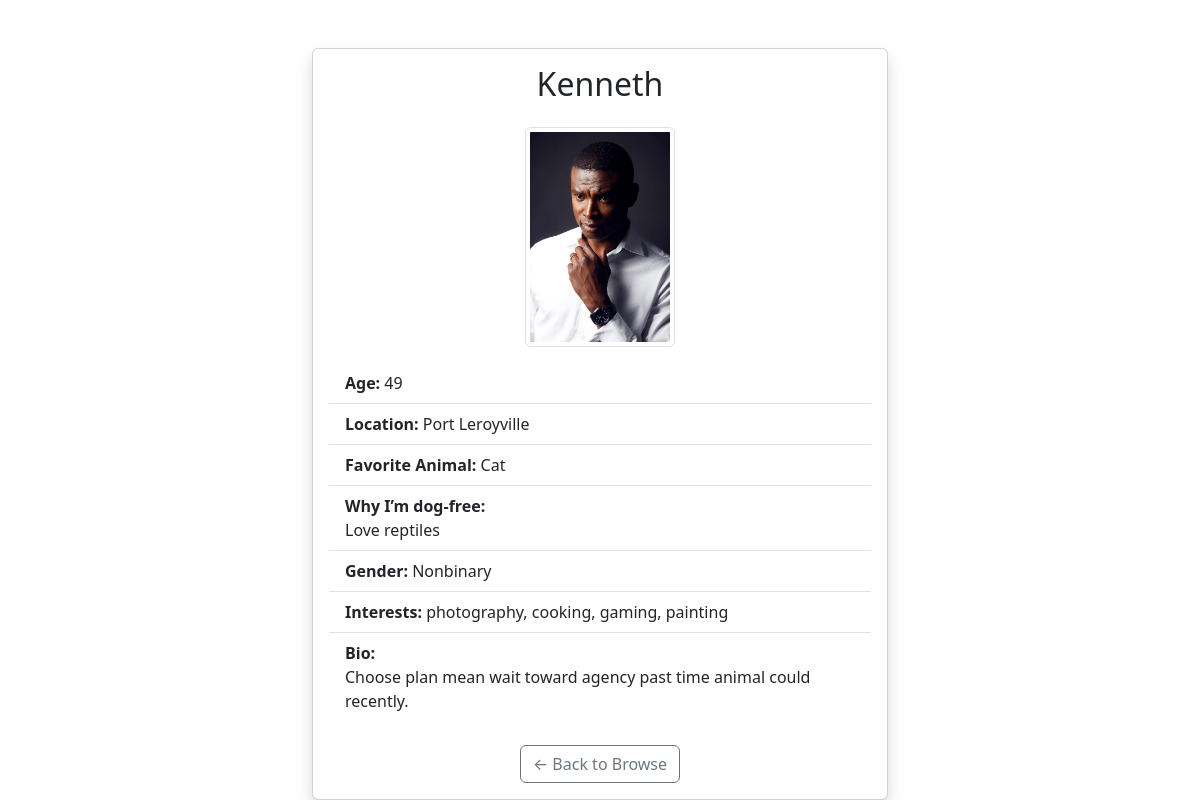
The page /user/testuser002 (signed in) on the database its author committed.
### tables this page shows
CREATE TABLE users (
        id INTEGER PRIMARY KEY AUTOINCREMENT,
        username TEXT UNIQUE NOT NULL,
        password TEXT NOT NULL,
        display_name TEXT,
        age INTEGER,
        location TEXT,
        favorite_animal TEXT,
        dog_free_reason TEXT,
        profile_pic TEXT,
        bio TEXT,
        gender TEXT,
        interests TEXT,
        main_tag TEXT,
        tags TEXT
    , gallery_image_1 TEXT, gallery_image_2 TEXT, gallery_image_3 TEXT, gallery_image_4 TEXT, gallery_image_5 TEXT);

### app.py (the view)
@app.route("/user/<username>")
def view_user_profile(username):
    if "username" not in session:
        return redirect(url_for("login"))
    conn = sqlite3.connect("users.db")
    c = conn.cursor()
    c.execute("""
        SELECT display_name, age, location, favorite_animal,
               dog_free_reason, profile_pic, bio, gender,
               interests, main_tag, tags,
               gallery_image_1, gallery_image_2, gallery_image_3,
               gallery_image_4, gallery_image_5
        FROM users WHERE username = ?
    """, (username,))
    result = c.fetchone()
    conn.close()
    if not result:
        flash("User not found.", "danger")
        return redirect(url_for("browse"))
    (display_name, age, location, favorite_animal, dog_free_reason,
     profile_pic, bio, gender, interests, main_tag, tags_string,
     g1, g2, g3, g4, g5) = result or (None,) * 16
    gallery_images = [g for g in [g1, g2, g3, g4, g5] if g]
    tags = tags_string.split(",") if tags_string else []
    return render_template("public_profile.html",
                           username=username,
                           display_name=display_name,
                           age=age,
                           location=location,
                           favorite_animal=favorite_animal,
                           dog_free_reason=dog_free_reason,
                           profile_pic=profile_pic,
                           bio=bio,
                           gender=gender,
                           interests=interests,
                           main_tag=main_tag,
                           tags=tags,
                           gallery_images=gallery_images)

### templates/public_profile.html (shortened to what this page needs)
<!DOCTYPE html>
<html lang="en">
<head>
    <link href="https://cdn.jsdelivr.net/npm/bootstrap@5.3.3/dist/css/bootstrap.min.css" rel="stylesheet">
</head>
<body>
    <div class="container mt-5" style="max-width: 600px;">
        <div class="card shadow">
            <div class="card-body">
                <h2 class="card-title text-center mb-4">{{ display_name or username }}</h2>
                <div class="text-center mb-3">
                    <img src="{{ url_for('static', filename='profilepics/' + (profile_pic or 'default_profile_pic.png')) }}"
                         alt="Profile Picture" class="img-thumbnail" style="max-width: 150px;">
                </div>
                <ul class="list-group list-group-flush">
                    <li class="list-group-item"><strong>Age:</strong> {{ age or "Not provided" }}</li>
                    <li class="list-group-item"><strong>Location:</strong> {{ location or "Not provided" }}</li>
                    <li class="list-group-item"><strong>Favorite Animal:</strong> {{ favorite_animal or "Not provided" }}</li>
                    <li class="list-group-item"><strong>Why I’m dog-free:</strong><br>{{ dog_free_reason or "Not specified." }}</li>
                    <li class="list-group-item"><strong>Gender:</strong> {{ gender or "Not specified" }}</li>
                    <li class="list-group-item"><strong>Interests:</strong> {{ interests or "Not shared" }}</li>
                    <li class="list-group-item"><strong>Bio:</strong><br>{{ bio or "No bio yet." }}</li>
                </ul>
                <div class="text-center mt-4">
                    <a href="{{ url_for('browse') }}" class="btn btn-outline-secondary">← Back to Browse</a>
                </div>
            </div>
        </div>
    </div>
</body>
</html>

### rows shown on the page
users: display_name "Kenneth", profile_pic (picture), location "Port Leroyville", favorite_animal "Cat", dog_free_reason "Love reptiles", gender "Nonbinary", interests "photography, cooking, gaming, painting", bio "Choose plan mean wait toward agency past time animal could recently."

### other values the page prints
{{ age or "Not provided" }} "49"
